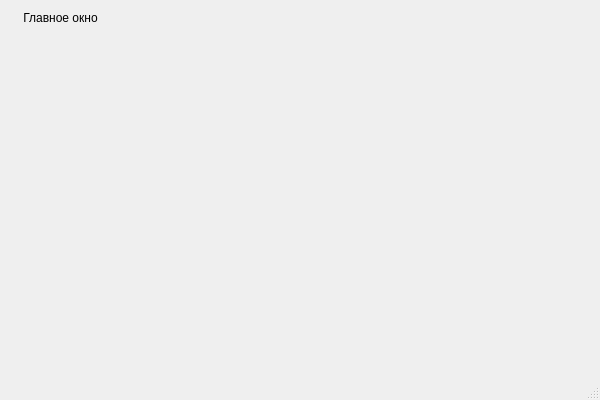
<?xml version="1.0" encoding="UTF-8"?>
<ui version="4.0">
 <class>MainWindowClass</class>
 <widget class="QMainWindow" name="MainWindowClass">
  <property name="geometry">
   <rect>
    <x>0</x>
    <y>0</y>
    <width>600</width>
    <height>400</height>
   </rect>
  </property>
  <property name="windowTitle">
   <string>MainWindow</string>
  </property>
  <widget class="QWidget" name="centralWidget">
   <widget class="QLabel" name="mainLabel">
    <property name="geometry">
     <rect>
      <x>20</x>
      <y>10</y>
      <width>81</width>
      <height>16</height>
     </rect>
    </property>
    <property name="text">
     <string>Главное окно</string>
    </property>
    <property name="alignment">
     <set>Qt::AlignCenter</set>
    </property>
   </widget>
  </widget>
  <widget class="QStatusBar" name="statusBar"/>
 </widget>
 <layoutdefault spacing="6" margin="11"/>
 <resources>
  <include location="mainwindow.qrc"/>
 </resources>
 <connections/>
</ui>
